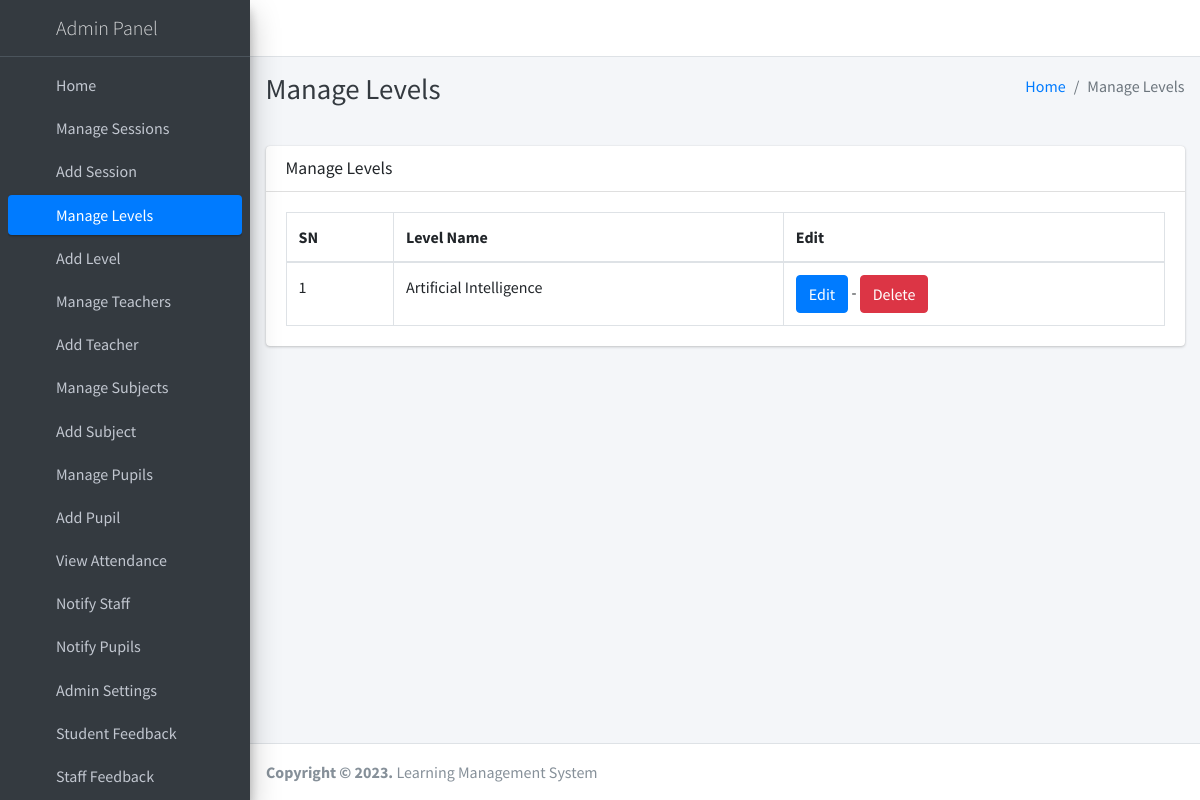
The app's page /course/manage/ (signed in), older data.
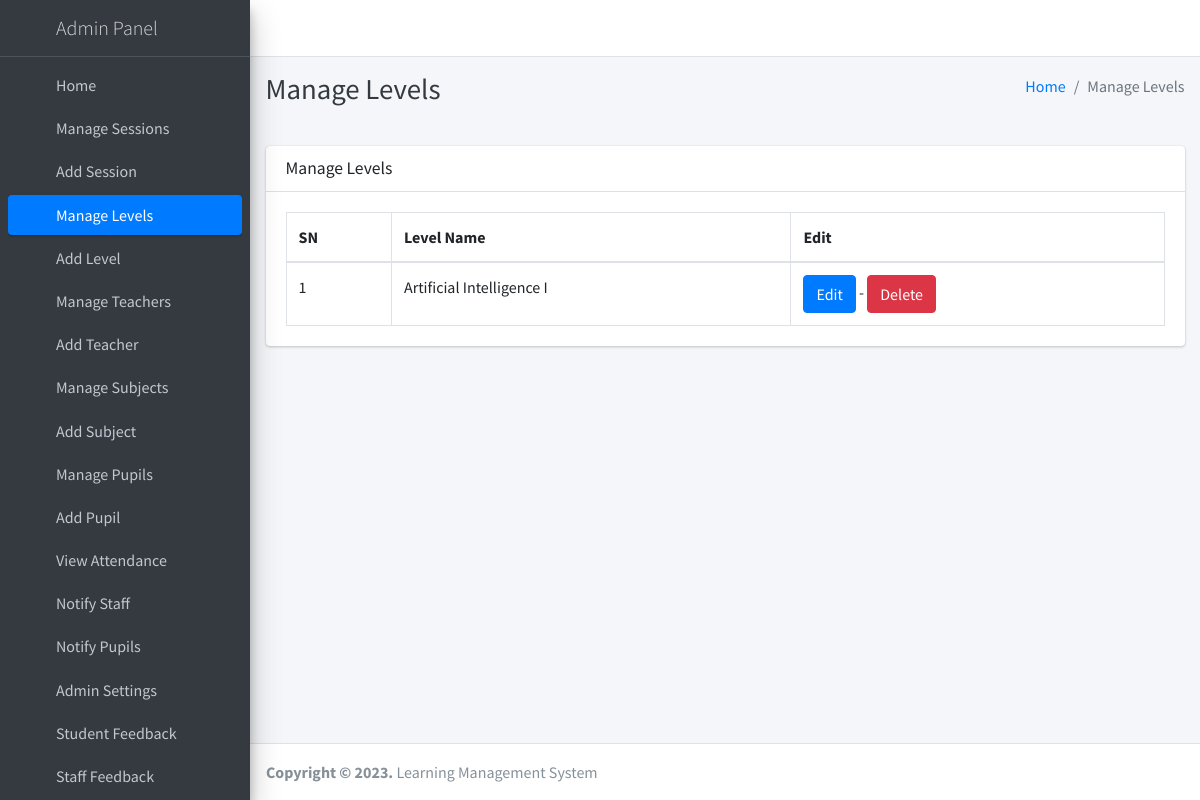
The same page, newer data.
### main_app/models.py (models this page shows, shortened)
class Course(models.Model):
    name = models.CharField(max_length=120)
    created_at = models.DateTimeField(auto_now_add=True)
    updated_at = models.DateTimeField(auto_now=True)

### main_app/hod_views.py (the view)
# urls.py: path("course/manage/", hod_views.manage_course, name='manage_course'),
def manage_course(request):
    courses = Course.objects.all()
    context = {
        'courses': courses,
        'page_title': 'Manage Levels'
    }
    return render(request, "hod_template/manage_course.html", context)

### main_app/templates/hod_template/manage_course.html
{% extends 'main_app/base.html' %}
{% load static %}
{% block page_title %}Manage Levels{% endblock page_title %}
{% block content %}
<section class="content">
    <div class="container-fluid">
        <div class="row">
            <div class="col-md-12">
                <div class="card">
                    <div class="card-header">
                        <h3 class="card-title">Manage Levels</h3>
                    </div>
                    <div class="card-body">
                        <table id="example2" class="table table-bordered table-hover">
                            <thead>
                                <tr>
                                    <th>SN</th>
                                    <th>Level Name</th>
                                    <th>Edit</th>
                                </tr>
                            </thead>
                            <tbody>
                                {% for course in courses %}
                                <tr>
                                    <td>{{ forloop.counter }}</td>
                                    <td>{{course.name}}</td>
                                    <td>
                                        <a href="{% url 'edit_course' course.id %}" class="btn btn-primary">Edit</a> -
                                        <a href="{% url 'delete_course' course.id %}" onclick="return confirm('Are you sure you want to delete this level ?')" class="btn btn-danger">Delete</a>
                                    </td>
                                </tr>
                                {% endfor %}
                            </tbody>
                        </table>
                    </div>
                </div>
            </div>
        </div>
    </div>
</section>
{% endblock content %}

Row changes from the older to the newer data that the page shows:
changed Course: name "Artificial Intelligence" → "Artificial Intelligence I"
